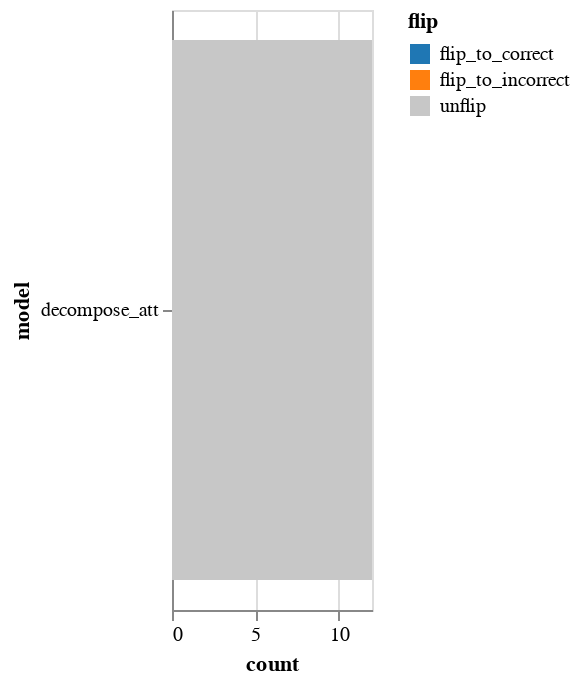

Notebook source saved alongside this figure:
### Markdown cell above
#### Visualize rewritten instance changing status:

The visualization for a rewrite rule is one-bar histogram that displays the count of instances rewritten, and the proportion of "flip_to_correct", "flip_to_incorrect", "unflip". Because of the flipping proportion, this historgram is different for each different model.

### Code cell
rewrite.visualize_models(models=["decompose_att"])

### Figure 1 — Vega-Lite specification as saved in the notebook (floating-point values rounded to 4 significant figures)
{"$schema": "https://vega.github.io/schema/vega-lite/v3.2.1.json", "config": {"mark": {"tooltip": null}, "view": {"height": 300, "width": 400}}, "data": {"name": "data-a3698b941ba8e501314a417bf71a26b0"}, "datasets": {"data-a3698b941ba8e501314a417bf71a26b0": [{"count": 0, "flip": "flip_to_correct", "model": "decompose_att"}, {"count": 0, "flip": "flip_to_incorrect", "model": "decompose_att"}, {"count": 12, "flip": "unflip", "model": "decompose_att"}]}, "encoding": {"color": {"field": "flip", "scale": {"domain": ["flip_to_correct", "flip_to_incorrect", "unflip"], "range": ["#1f77b4", "#ff7f0e", "#c7c7c7"]}, "type": "nominal"}, "tooltip": [{"field": "model", "type": "nominal"}, {"field": "count", "type": "quantitative"}, {"field": "correctness", "type": "nominal"}], "x": {"field": "count", "stack": "zero", "type": "quantitative"}, "y": {"field": "model", "type": "nominal"}}, "mark": "bar", "width": 100}
